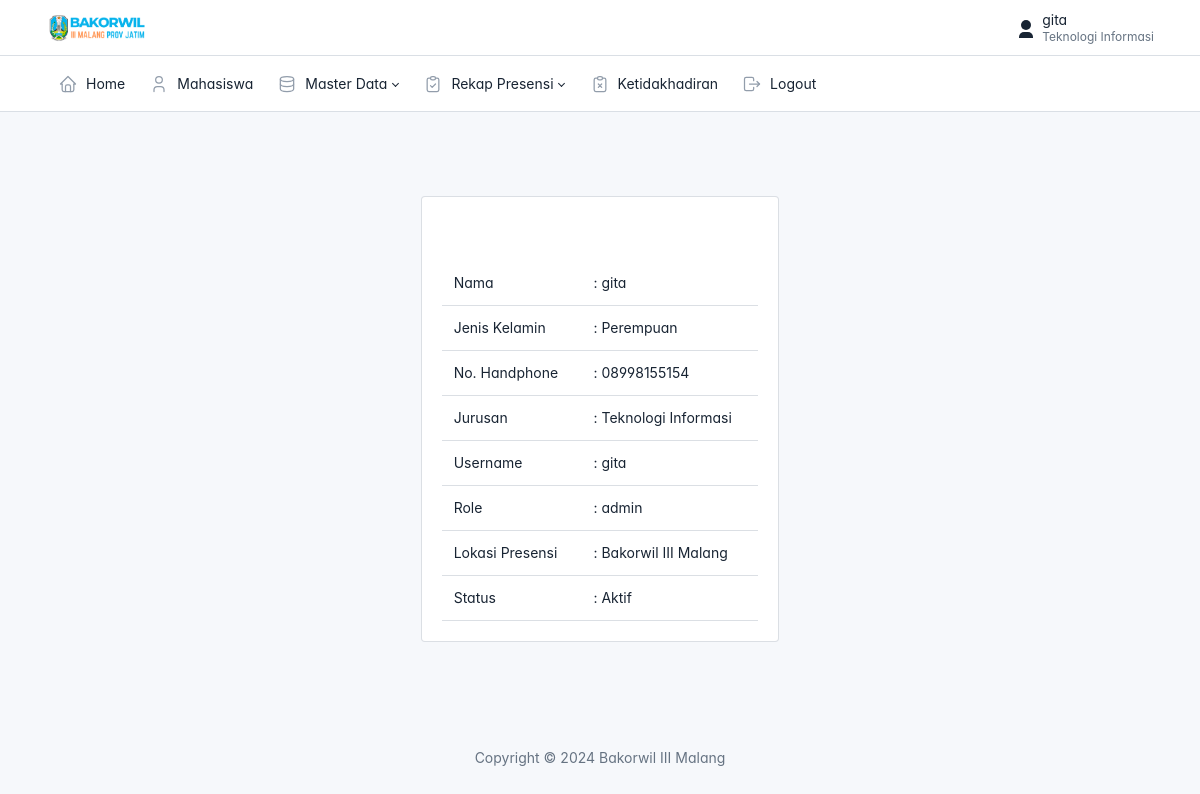
The page /admin/fitur_lainnya/profile.php (signed in) on the database its author committed.
### tables this page shows
CREATE TABLE `users` (
  `id` int(11) NOT NULL,
  `id_mahasiswa` int(11) NOT NULL,
  `username` varchar(225) NOT NULL,
  `password` varchar(225) NOT NULL,
  `status` varchar(20) NOT NULL,
  `role` varchar(20) NOT NULL
);

CREATE TABLE `mahasiswa` (
  `id` int(11) NOT NULL,
  `kode` varchar(225) NOT NULL,
  `nama` varchar(225) NOT NULL,
  `jenis_kelamin` varchar(50) NOT NULL,
  `no_handphone` varchar(20) NOT NULL,
  `jurusan` varchar(225) NOT NULL,
  `bidang` varchar(225) NOT NULL,
  `lokasi_presensi` varchar(225) NOT NULL
);

### admin/fitur_lainnya/profile.php (the view, shortened to what this page needs)
<?php
include('../layout/header.php');
require_once('../../config.php');
$id = $_SESSION['id'];
$result = mysqli_query($connection, "SELECT users.id_mahasiswa, users.username, users.status,
users.role, mahasiswa.* FROM users JOIN mahasiswa ON users.id_mahasiswa = mahasiswa.id WHERE mahasiswa.id = $id");
?>
<?php while ($mahasiswa = mysqli_fetch_array($result)): ?>
    <div class="page-body">
        <div class="container-xl">
            <div class="row">
                <div class="col-md-4"></div>
                <div class="col-md-4">
                    <div class="card">
                        <div class="card-body">
                            <center>
                            </center>
                            <table class="table mt-4">
                                <tr>
                                    <td>Nama</td>
                                    <td>: <?= $mahasiswa['nama'] ?></td>
                                </tr>
                                <tr>
                                    <td>Jenis Kelamin</td>
                                    <td>: <?= $mahasiswa['jenis_kelamin'] ?></td>
                                </tr>
                                <tr>
                                    <td>No. Handphone</td>
                                    <td>: <?= $mahasiswa['no_handphone'] ?></td>
                                </tr>
                                <tr>
                                    <td>Jurusan</td>
                                    <td>: <?= $mahasiswa['jurusan'] ?></td>
                                </tr>
                                <tr>
                                    <td>Username</td>
                                    <td>: <?= $mahasiswa['username'] ?></td>
                                </tr>
                                <tr>
                                    <td>Role</td>
                                    <td>: <?= $mahasiswa['role'] ?></td>
                                </tr>
                                <tr>
                                    <td>Lokasi Presensi</td>
                                    <td>: <?= $mahasiswa['lokasi_presensi'] ?></td>
                                </tr>
                                <tr>
                                    <td>Status</td>
                                    <td>: <?= $mahasiswa['status'] ?></td>
                                </tr>
                            </table>
                        </div>
                    </div>
                </div>
                <div class="col-md-4"></div>
            </div>
        </div>
    </div>
<?php endwhile; ?>
<?php include('../layout/footer.php'); ?>

### admin/layout/header.php (style rules this page uses)
:root { --tblr-font-sans-serif: 'Inter Var', -apple-system, BlinkMacSystemFont, San Francisco, Segoe UI, Roboto, Helvetica Neue, sans-serif; }
body { font-feature-settings: "cv03", "cv04", "cv11"; }

### rows shown on the page
users: id_mahasiswa.nama "gita", id_mahasiswa.jenis_kelamin "Perempuan", id_mahasiswa.no_handphone "08998155154", id_mahasiswa.jurusan "Teknologi Informasi", username "gita", role "admin", id_mahasiswa.lokasi_presensi "Bakorwil III Malang", status "Aktif"

### other values the page prints
$_SESSION['nama'] "gita"
$_SESSION['jurusan'] "Teknologi Informasi"
